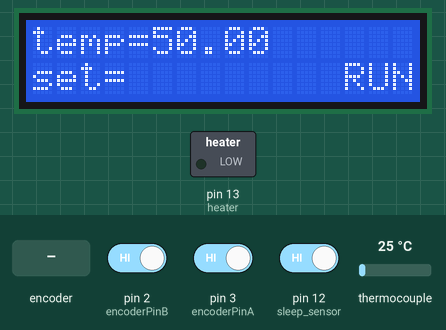
The sketch below on a simulated Arduino Uno, built with avr-gcc and run on an emulated ATmega328P. On the bench: 16×2 character LCD, switched loads named in the sketch (green lamp = pin HIGH). Dashed ring = blinking. Inputs (shaded band) come from the test bench; at power-on: pin 12 (sleep_sensor) HIGH, thermocouple 25 °C, pin 2 (encoderPinB) HIGH, pin 3 (encoderPinA) HIGH. What the sketch prints to the serial monitor is not drawn.

Above: at 1.7 s.
1.8 s: pin 12 (sleep_sensor) driven LOW
At 3.4 s:
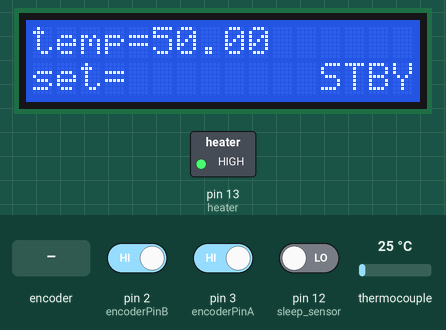
5.9 s: thermocouple set to 144 °C
At 7.1 s:
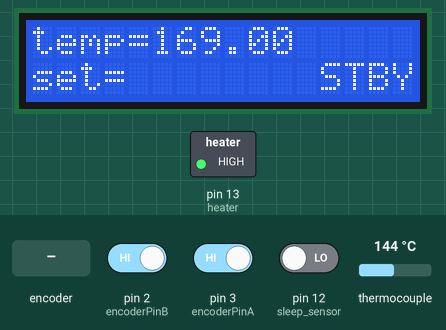
9.0 s: thermocouple set to 155 °C
At 11.0 s:
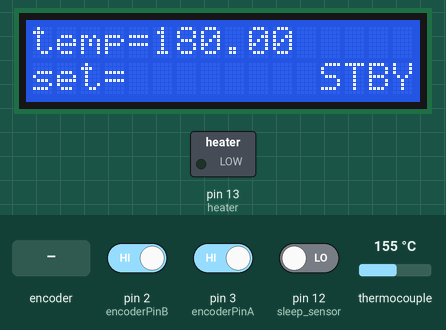
11.3 s: rotary encoder on pin 3 (encoderPinA) / pin 2 (encoderPinB) turned 2 steps (second pin leading)
At 12.6 s:
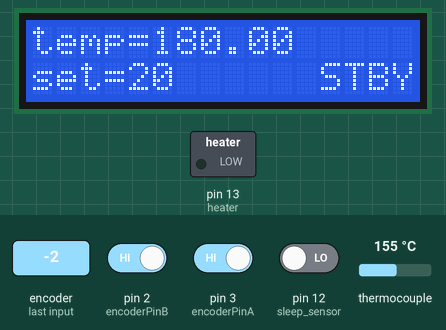
13.2 s: rotary encoder on pin 3 (encoderPinA) / pin 2 (encoderPinB) turned 3 steps (first pin leading)
At 14.3 s:
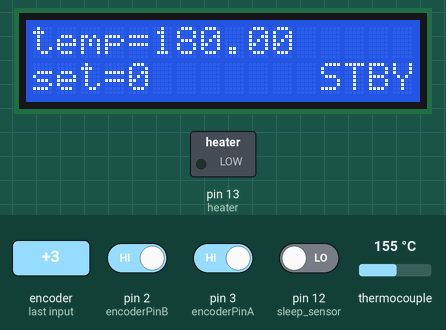
15.3 s: pin 12 (sleep_sensor) driven HIGH
At 16.6 s:
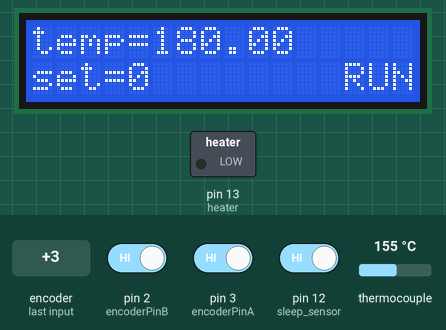
Timing chart, 0 to 18.3 s (numbered marks = the images above; inputs shaded):
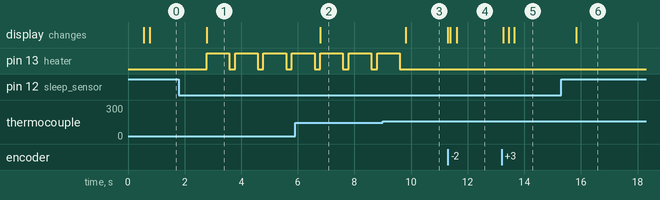

Measured:
- the behaviour switches between 149 and 150 °C on thermocouple (found by bisection; images 2 and 3)
- after the input at 1.8 s, pin 13 (heater): alternates HIGH for 0.80 s and LOW for 0.20 s, starting after 0.98 s; the display: changes after 0.98 s (image 1)
- after the input at 5.9 s, the display: changes after 0.89 s (image 2)
- after the input at 9.0 s, pin 13 (heater): goes on until 9.6 s, then stays LOW; the display: changes after 0.81 s (image 3)
- after the input at 11.3 s, the display: first changes at once (image 4 shows a later state)
- after the input at 13.2 s, the display: first changes after 0.05 s (image 5 shows a later state)
- after the input at 15.3 s, the display: changes after 0.53 s (image 6)

The sketch:

DIY_JBC_Soldering_Station.ino
```cpp
#include <MAX6675.h>
#include <LiquidCrystal.h>
//=====pin definitions=====
const int thermoDO = 4;
const int thermoCS = 6;
const int thermoCLK = 5;
const int encoderPinA = 3;
const int encoderPinB = 2;
const int sleep_sensor = 12;
const int heater = 13;
unsigned volatile int tempset = 0;
float temp = 0;
volatile int n = LOW;
volatile int encoderPinALast = LOW;
bool state;
bool pid_enable = true;
const int stand_temp = 175;

//=====object definitions ====
LiquidCrystal lcd(A0, A1, A2, A3, A4, A5);
MAX6675 thermocouple; //(thermoCLK, thermoCS, thermoDO);

void setup() {
  thermocouple.begin(thermoCLK, thermoCS, thermoDO);
  thermocouple.setSPIspeed(4000000);
	pinMode(heater, OUTPUT);
	pinMode(encoderPinA, INPUT_PULLUP);
	pinMode(encoderPinB, INPUT_PULLUP);
	pinMode(sleep_sensor, INPUT_PULLUP);
	pinMode(13, OUTPUT);
	pinMode(13, OUTPUT);
	attachInterrupt(digitalPinToInterrupt(encoderPinA), updateEncoder, CHANGE);
	attachInterrupt(digitalPinToInterrupt(encoderPinB), updateEncoder, CHANGE);
	delay(500);//max6675 sttabilise
	lcd.begin(16, 2);
	Serial.begin(9600);

	lcd.setCursor(0, 1);//initial display draw
	lcd.print("set=");
	lcd.setCursor(0, 0);
	lcd.print("temp=");

}

void loop() {

	digitalWrite(heater, LOW);// to get themp  heater must be off
  delay(200);
  thermocouple.read();
	temp = thermocouple.getTemperature()+25;

	lcd.setCursor(5, 0);// curent temp display update
	lcd.print("       ");
	lcd.setCursor(5, 0);
	lcd.print(temp);


	state = digitalRead(sleep_sensor);//"parking sensor"
	if (state == 0)
	{
		pid_enable = false;

	}
	else {
		//when out of stand the system will start
		pid_enable = true;
	}


	if (pid_enable == true) {
    lcd.setCursor(12, 1);
    lcd.print(" RUN");
		 if (temp < tempset) {
			  digitalWrite(heater, HIGH);
		}
		if (temp > tempset) {
			digitalWrite(heater, LOW);
		}
	}
	else
	{
    lcd.setCursor(12, 1);
    lcd.print("STBY");
		if (temp < stand_temp ){
			digitalWrite(heater, HIGH);
		}
		if (temp > stand_temp) {
			digitalWrite(heater, LOW);
		}
	}//when parked a secont pid loop takes over and keeps the temp at 175c for tip protection


	Serial.print(temp);
	Serial.print("|");
	Serial.print(tempset);
	Serial.print("|");
	Serial.println(millis());//test
delay(800);
}

void updateEncoder() {
	n = digitalRead(encoderPinA);
	if ((encoderPinALast == LOW) && (n == HIGH)) {
		if (digitalRead(encoderPinB) == LOW) {
			if (tempset>0) {
				tempset = tempset - 10;
			}
		}
		else {
			if (tempset<400) {
				tempset = tempset + 10;
			}
		}
		lcd.print("   ");
		lcd.setCursor(4, 1);
		lcd.print(tempset);
	}
	encoderPinALast = n;
}
```
